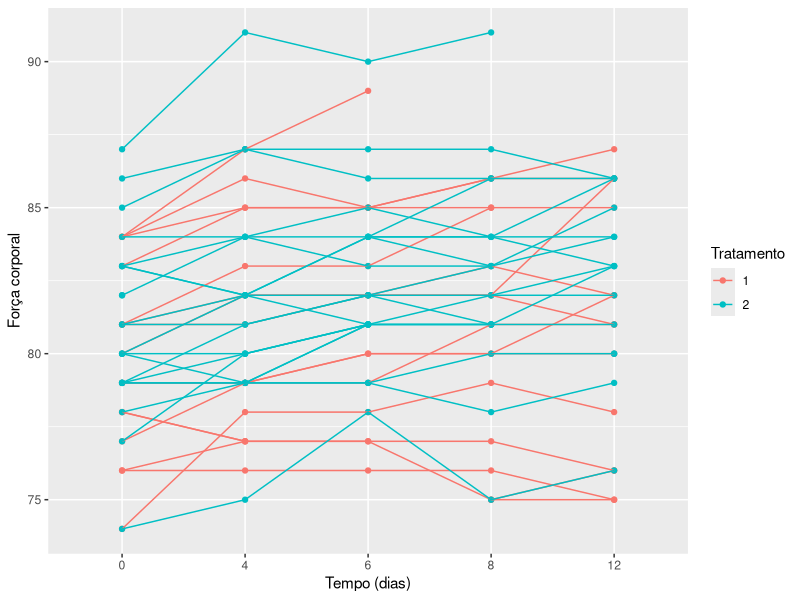
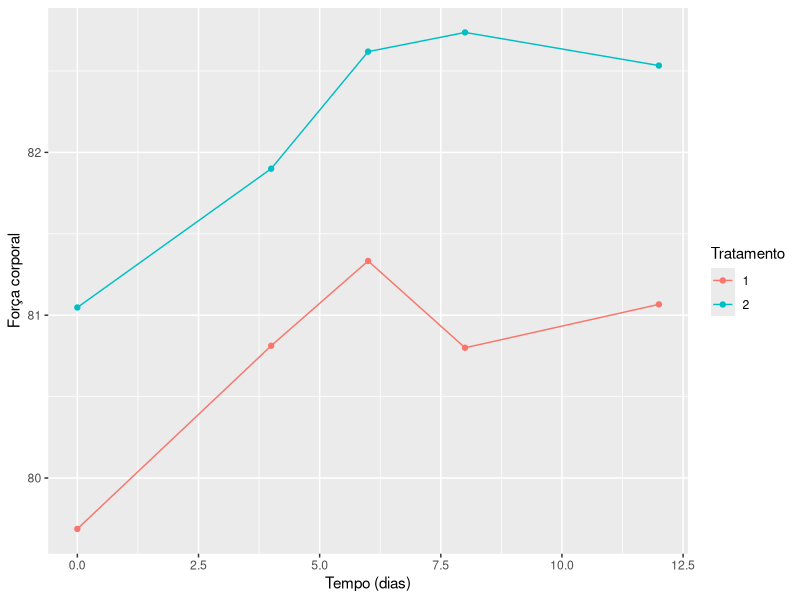

R code for these plots, in order: (Note: this script raises an error after producing the figures.)
## ---- chunk 1
# ----------------------------------------------------
# Carregando pacotes do R
library(here)
library(haven)
library(tidyr)
library(ggplot2)
library(dplyr)
# ----------------------------------------------------
# Carregando o arquivo de dados
af <- read_dta(
  file = here::here("data", "exercise.dta"))
af
## ---- chunk 2
names(af)[which(names(af) == "group")] <- "trt"
af.longo <- gather(data = af,
                        key = "tempo",
                        value = "fc", -id, -trt)
af.longo
af.longo <- subset(af.longo, tempo != "y2" & tempo != "y10")

af.longo$dia <- factor(af.longo$tempo,
                       labels = c(0, 12, 4, 6, 8))
af.longo$dia <- factor(af.longo$dia,
                       levels = c("0", "4", "6", "8", "12"))
af.longo$tempo <- as.numeric(
  as.character(af.longo$dia))
af.longo$trt <- factor(af.longo$trt)
af.longo
## ---- chunk 3
p <- ggplot(data = af.longo,
            mapping = aes(x = dia, y = fc,
                          group = id, colour = trt)) +
  geom_point() +
  geom_line() +
  labs(x = "Tempo (dias)",
       y = "Força corporal",
       colour = "Tratamento")
p + theme_gray()
## ---- chunk 4
library(dplyr)

af.resumo <- af.longo %>% 
  group_by(trt, dia) %>% 
  summarise(fc.m = mean(fc, na.rm = T)) %>% 
  mutate(dia = as.numeric(as.character(dia)))

p <- ggplot(data = af.resumo,
            mapping = aes(x = dia,
                          y = fc.m,
                          colour = trt)) +
  geom_point() +
  geom_line() +
  labs(x = "Tempo (dias)",
       y = "Força corporal",
       colour = "Tratamento")
p
## ---- chunk 5
af.longo <- as.data.frame(af.longo)
library(nlme)
mod1 <- lme(fc ~ trt*tempo,
            random = ~ 1 + tempo | id,
            na.action = na.omit,
            data = af.longo)
## ---- chunk 6
knitr::include_graphics(here::here('images', 'cropped-logo-60-tranparente.png'))
